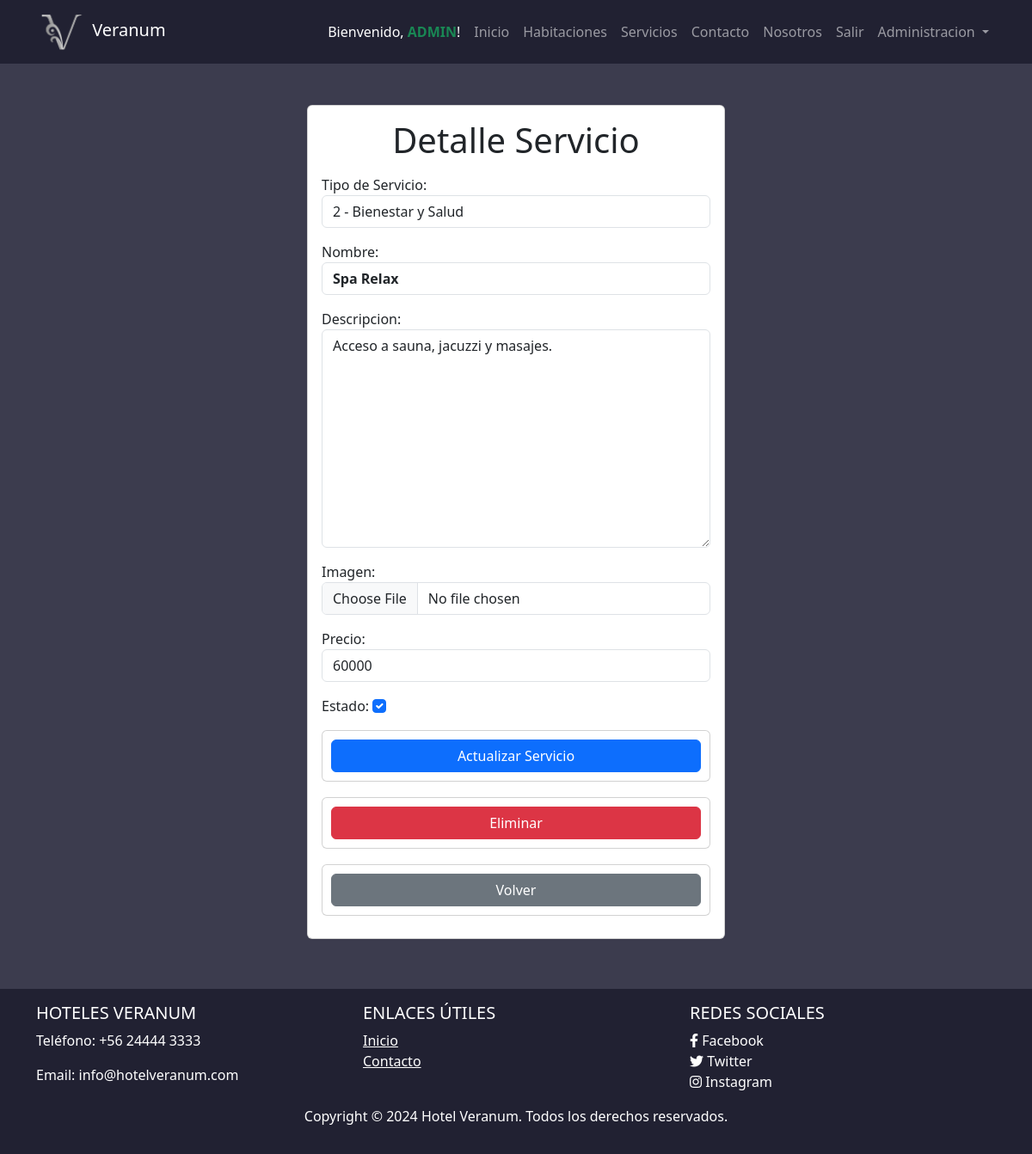
The page /servicio/1/ (signed in) on the database its author committed.
### hotel/models.py (models this page shows, shortened)
class Servicio(models.Model):
    id = models.AutoField(primary_key=True, verbose_name='ID')
    tipo_servicio = models.ForeignKey(TipoServicio, on_delete=models.CASCADE, verbose_name='Tipo de Servicio')
    nombre = models.CharField(max_length=50, verbose_name='Nombre')
    descripcion = models.TextField(verbose_name='Descripcion')
    imagen = models.ImageField(upload_to="servicios", verbose_name='Imagen')
    precio = models.DecimalField(max_digits=10, decimal_places=0, verbose_name='Precio')
    estado = models.BooleanField(default=True, verbose_name='Estado')
    class Meta:
        db_table = 'Servicio'
        verbose_name = "Servicio"
        verbose_name_plural = "Servicios"
        ordering = ['id']

class TipoServicio(models.Model):
    id = models.AutoField(primary_key=True, verbose_name='ID')
    nombre = models.CharField(max_length=50, verbose_name='Nombre')
    class Meta:
        db_table = 'Tipo_Servicio'
        verbose_name = "Tipo de servicio"
        verbose_name_plural = "Tipos de servicios"
        ordering = ['id']
    def __str__(self):
        return f'{self.id} - {self.nombre}'

### hotel/views.py (the view, shortened to what this page needs)
# urls.py: path('servicio/<int:servicio_id>/', views.detalle_servicio, name='detalle_servicio'),
@login_required
def detalle_servicio(request, servicio_id):
    if not request.user.is_staff:
        return redirect('home')
    if request.method == 'GET':
        servicio = get_object_or_404(Servicio, pk=servicio_id)
        form = ServicioForm(instance=servicio)
        return render(request, 'detalle_servicio.html', {'servicio': servicio, 'form': form})

### hotel/forms.py
class ServicioForm(forms.ModelForm):
    class Meta:
        model = Servicio
        fields = '__all__'
        widgets = {
            'tipo_servicio': forms.Select(attrs={'class': 'form-control'}),
            'nombre': forms.TextInput(attrs={'class': 'form-control fw-semibold'}),
            'descripcion': forms.Textarea(attrs={'class': 'form-control'}),
            'imagen': forms.FileInput(attrs={'class': 'form-control'}),
            'precio': forms.NumberInput(attrs={'class': 'form-control'}),
            'estado': forms.CheckboxInput(attrs={'class': 'form-check-input'}),
        }

### hotel/templates/detalle_servicio.html (shortened to what this page needs)
{% extends "base.html" %}
{% load static%}
{% block content %}
<main class="container">
    <div class="row m-5">
        <div class="col-md-6 offset-md-3">
            <div class="card card-body">
                <h1 class="m-auto mb-3">Detalle Servicio</h1>
                <form method="POST" enctype="multipart/form-data" class="mb-2">
                    {{ form.as_p }}
                    <div class="card">
                        <button type="submit" class="btn btn-primary">Actualizar Servicio</button>
                    </div>
                </form>
                <form action="{% url 'eliminar_servicio' servicio.id %}" method="POST" class="card">
                    <button class="btn btn-danger">
                        Eliminar
                    </button>
                </form>
                <a href="/servicio" class="card mt-2" style="text-decoration: none"><button class="btn btn-secondary">Volver</button></a>
            </div>
        </div>
    </div>
</main>
{% endblock content %}

### hotel/templates/base.html (shortened to what this page needs)
{% load static %}
<!DOCTYPE html>
<html lang="es">
<head>
    <link rel="stylesheet" href="{% static 'hotel/css/style.css' %}">
    <link rel="stylesheet" href="https://cdnjs.cloudflare.com/ajax/libs/font-awesome/5.15.4/css/all.min.css">
    <link rel="stylesheet" href="https://cdn.jsdelivr.net/npm/bootstrap@5.3.3/dist/css/bootstrap.min.css">
</head>
<body class="fondo">
    <nav class="navbar navbar-expand-lg navbar-dark color1">
        <div class="container">
            <a class="navbar-brand" href="/"><img src="{% static 'hotel/img/Logo-Veranum3.png' %}" alt="" width="60" height="48" class="d-inline-block align-text-center"> Veranum</a>
            <div class="collapse navbar-collapse " id="navbarNavDropdown">
                <ul class="navbar-nav ms-auto">
                    {% if user.is_authenticated %}
                        <li class="nav-item">
                            {% if request.user.is_superuser %}
                                <span class="nav-link text-white fw-light">Bienvenido, <span
                                        class="text-success fw-semibold text-uppercase">{{ user.username }}</span>!</span>
                            {% elif request.user.is_staff %}
                                <span class="nav-link text-white fw-light">Bienvenido, <span
                                        class="text-primary fw-semibold text-uppercase">{{ user.username }}</span>!</span>
                            {% else %}
                                <span class="nav-link text-white fw-light">Bienvenido, <span
                                        class="text-white fw-semibold text-uppercase">{{ user.username }}</span>!</span>
                            {% endif %}
                        </li>
                    {% endif %}
                    <li>
                        <a class="nav-link" href="{% url 'home' %}">Inicio</a>
                    </li>
                    <li>
                        <a class="nav-link" href="">Habitaciones</a>
                    </li>
                    <li>
                        <a class="nav-link" href="{% url 'servicioCl' %}">Servicios</a>
                    </li>
                    <li>
                        <a class="nav-link" href="">Contacto</a>
                    </li>
                    <li>
                        <a class="nav-link" href="">Nosotros</a>
                    </li>
                    {% if user.is_authenticated %}
                        <li class="nav-item">
                            <a class="nav-link" href="/logout">Salir</a>
                        </li>
                        {% if request.user.is_staff %}
                            <li class="nav-item dropdown">
                                <a class="nav-link dropdown-toggle" href="#" role="button" data-bs-toggle="dropdown"
                                    aria-expanded="false">
                                    Administracion
                                </a>
                            </li>
                        {% endif %}
                    {% endif %}
                </ul>
            </div>
        </div>
    </nav>
    {% block content %}
    {% endblock %}
    <footer class="footer py-3 text-white color1">
        <div class="container">
            <div class="row">
                <div class="col-md-4">
                    <h5 class="text-uppercase">Hoteles Veranum</h5>
                    <p>Teléfono: +56 24444 3333</p>
                    <p>Email: info@hotelveranum.com</p>
                </div>
                <div class="col-md-4">
                    <h5 class="text-uppercase">Enlaces útiles</h5>
                    <ul class="list-unstyled">
                        <li><a href="{% url 'home' %}" class="text-white">Inicio</a></li>
                        <li><a href="#" class="text-white">Contacto</a></li>
                    </ul>
                </div>
                <div class="col-md-4">
                    <h5 class="text-uppercase">Redes sociales</h5>
                    <ul class="list-unstyled">
                        <li><a href="#" class="text-white" style="text-decoration: none;"><i class="fab fa-facebook-f"></i> Facebook</a></li>
                        <li><a href="#" class="text-white" style="text-decoration: none;"><i class="fab fa-twitter"></i> Twitter</a></li>
                        <li><a href="#" class="text-white" style="text-decoration: none;"><i class="fab fa-instagram"></i> Instagram</a></li>
                    </ul>
                </div>
            </div>
            <p class="text-center text-white">Copyright &copy; 2024 Hotel Veranum. Todos los derechos reservados.
            </p>
        </div>
    </footer>
</body>
</html>

### hotel/static/hotel/css/style.css (style rules this page uses)
body { display: flex; flex-direction: column; min-height: 100vh; }
footer { margin-top: auto; justify-content: end; bottom: 0; width: auto; }
.card { display: flex; border: 1px solid #ccc; border-radius: 8px; padding: 10px; margin-bottom: 10px; }
.fondo { background-color: #3C3C4E; }
.color1 { background-color: #212132; }

### rows shown on the page
Servicio: tipo_servicio "2 - Bienestar y Salud", descripcion "Acceso a sauna, jacuzzi y masajes.", precio "60000", estado "☑"
TipoServicio: nombre "Spa Relax"

### other values the page prints
{{ user.username }} "ADMIN"
